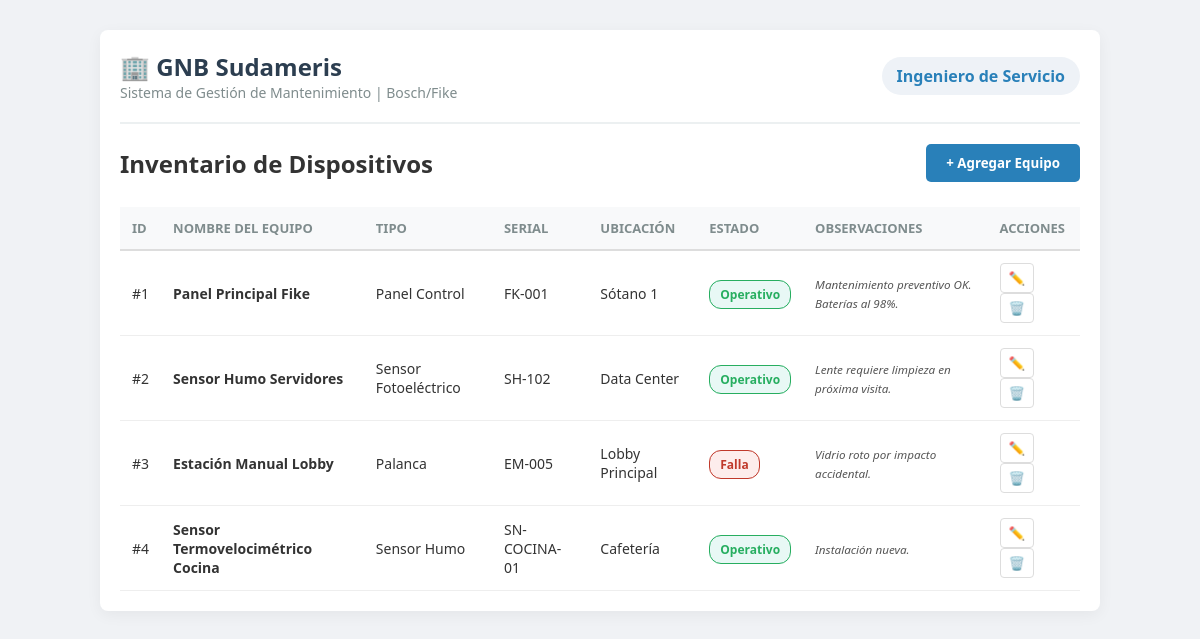
The app's page /, older data.
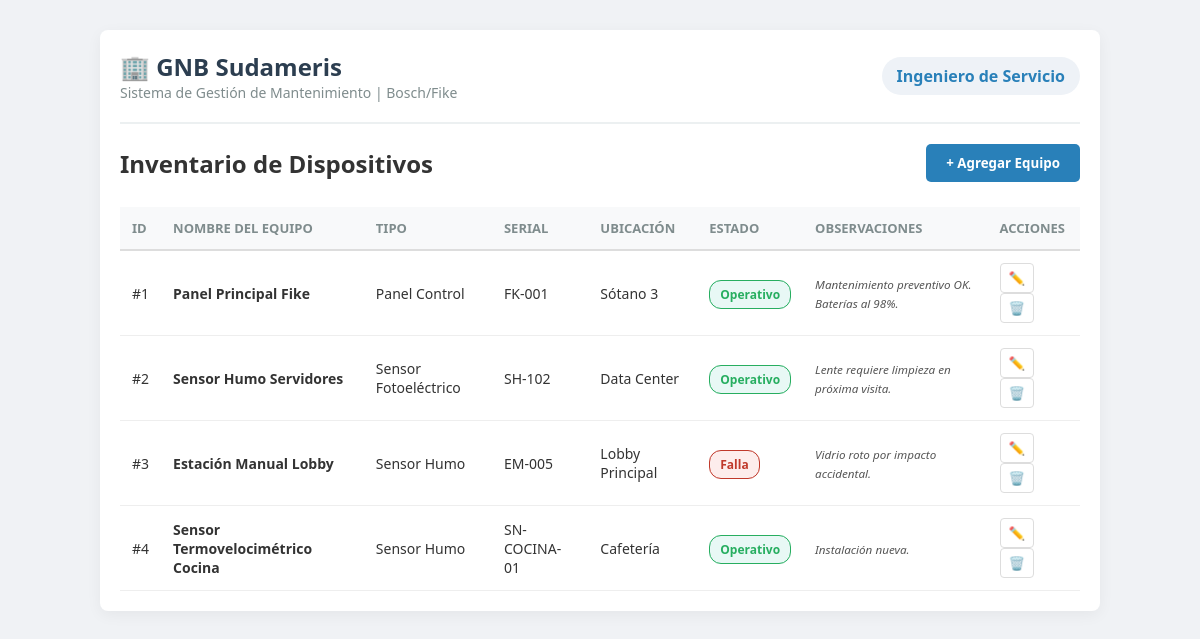
The same page, newer data.
### app.py (models this page shows, shortened)
class Equipo(db.Model):
    id = db.Column(db.Integer, primary_key=True)
    nombre = db.Column(db.String(100), nullable=False)
    tipo = db.Column(db.String(50), nullable=False)
    serial = db.Column(db.String(50), unique=True)
    ubicacion = db.Column(db.String(100), nullable=False)
    estado = db.Column(db.String(20), default='Operativo')
    observaciones = db.Column(db.String(200)) # Campo Nuevo

### app.py (the view)
@app.route('/')
def dashboard():
    todos_los_equipos = Equipo.query.all()
    return render_template('index.html', equipos=todos_los_equipos)

### templates/index.html (shortened to what this page needs)
<!DOCTYPE html>
<html lang="es">
<head>
    <link rel="stylesheet" href="{{ url_for('static', filename='style.css') }}">
</head>
<body>
    <div class="main-container">
        <header class="dashboard-header">
            <div class="logo-area">
                <h1>🏢 GNB Sudameris</h1>
                <p>Sistema de Gestión de Mantenimiento | Bosch/Fike</p>
            </div>
            <div class="user-info">
                <span>Ingeniero de Servicio</span>
            </div>
        </header>
        <div class="actions-bar">
            <h2>Inventario de Dispositivos</h2>
            <button class="btn-primary" onclick="abrirModal()">+ Agregar Equipo</button>
        </div>
        <div class="table-wrapper">
            <table>
                <thead>
                    <tr>
                        <th>ID</th>
                        <th>Nombre del Equipo</th>
                        <th>Tipo</th>
                        <th>Serial</th>
                        <th>Ubicación</th>
                        <th>Estado</th>
                        <th>Observaciones</th> <th>Acciones</th>
                    </tr>
                </thead>
                <tbody>
                    {% for equipo in equipos %}
                    <tr>
                        <td>#{{ equipo.id }}</td>
                        <td><strong>{{ equipo.nombre }}</strong></td>
                        <td>{{ equipo.tipo }}</td>
                        <td><code>{{ equipo.serial }}</code></td>
                        <td>{{ equipo.ubicacion }}</td>
                        <td>
                            <span class="status-badge {{ 'status-ok' if equipo.estado == 'Operativo' else 'status-fail' }}">
                                {{ equipo.estado }}
                            </span>
                        </td>
                        <td>
    <small style="color: #555; font-style: italic;">
        {{ equipo.observaciones if equipo.observaciones else '---' }}
    </small>
</td>
                        <td>
                            <button class="btn-small"
                            onclick="editarEquipo({{ equipo.id }}, '{{ equipo.nombre }}', '{{ equipo.tipo }}', '{{ equipo.serial }}', '{{ equipo.ubicacion }}', '{{ equipo.observaciones }}')">
                            ✏️</button>
                            <button class="btn-small btn-danger" onclick="eliminarEquipo({{ equipo.id }})">🗑️</button>
                        </td>
                    </tr>
                    {% else %}
                    <tr>
                        <td colspan="7" style="text-align: center;">No hay equipos registrados.</td>
                    </tr>
                    {% endfor %}
                </tbody>
            </table>
        </div>
    </div>
</body>
</html>

Row changes from the older to the newer data that the page shows:
changed Equipo "Panel Principal Fike": ubicacion "Sótano 1" → "Sótano 3"
changed Equipo "Estación Manual Lobby": tipo "Palanca" → "Sensor Humo"
